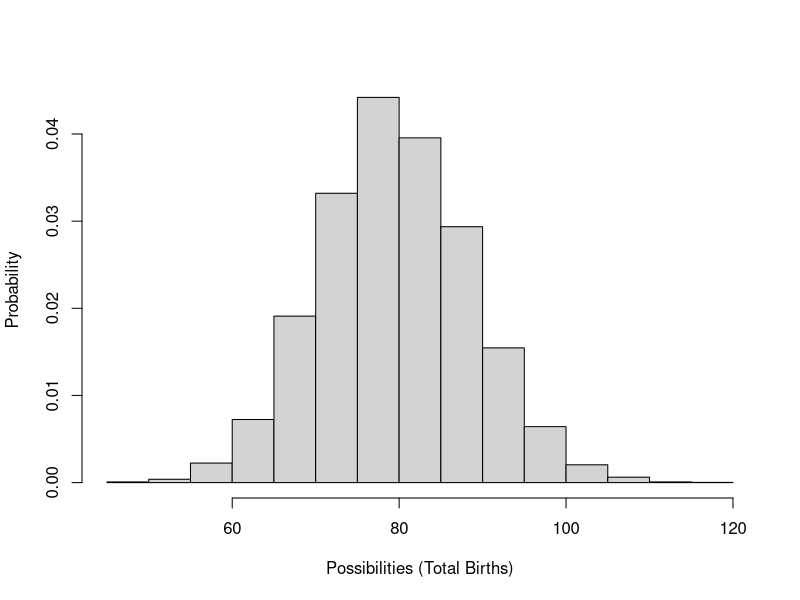
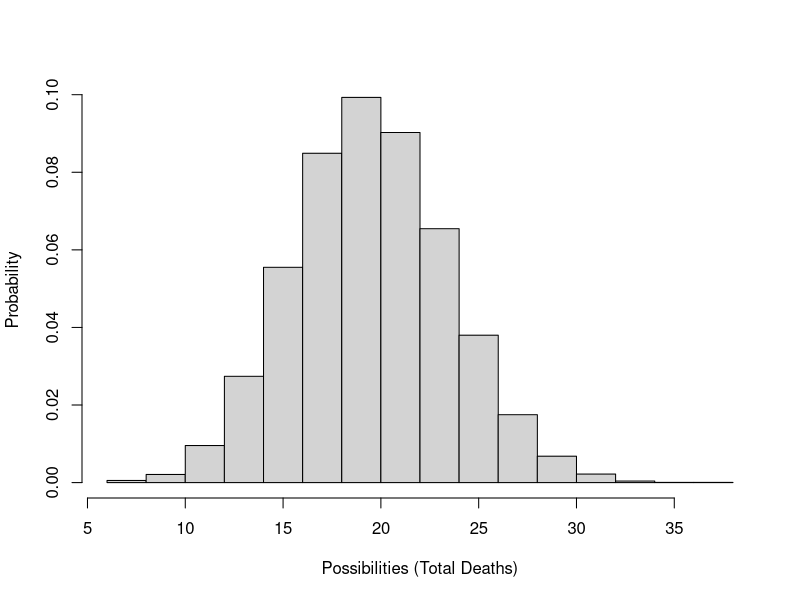
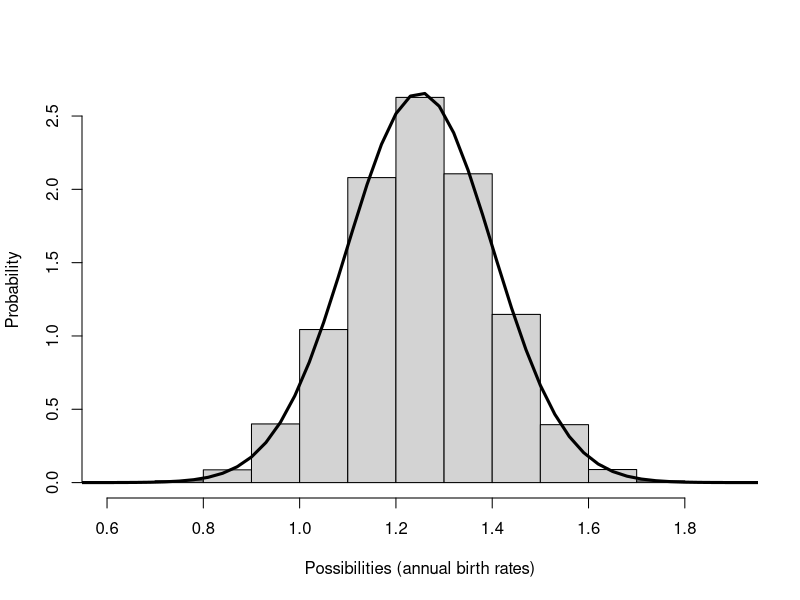
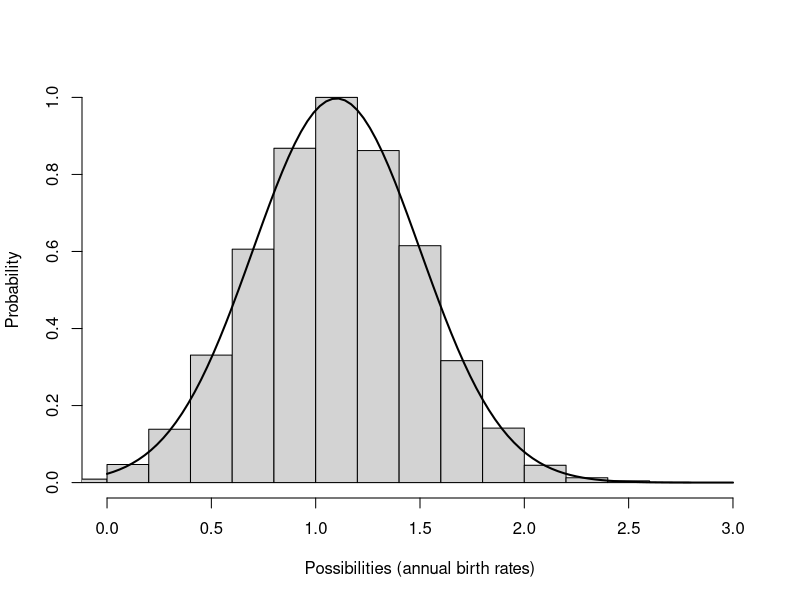

R code for these plots, in order:

#  NRES 470, Lab 5    ------------------------------------                          
#  University of Nevada, Reno                        
#  Stochasticity and Uncertainty        


# Review random number generators in R ----------------------

# Poisson distribution (often used for modeling total annual births in a population)

hist(rpois(10000,(100*0.8)),main="",freq = F,ylab="Probability",xlab="Possibilities (Total Births)")


# Binomial distribution (often used to represent total survivors or deaths in a population model )

hist(rbinom(10000,100,0.2),main="",xlab="Possibilities (Total Deaths)",freq = F,ylab="Probability")


# Normal distribution (often used to model environmental stochasticity)

hist(rnorm(10000,mean=1.25,sd=0.15),main="",freq=F,xlab="Possibilities (annual birth rates)",ylab="Probability")
curve(dnorm(x,1.25,0.15),0,3,lwd=3,add=T)


hist(rnorm(10000,mean=1.1,sd=0.4),main="",freq=F,xlab="Possibilities (annual birth rates)",ylab="Probability",xlim=c(0,3))
curve(dnorm(x,1.1,0.4),0,3,add=T,lwd=2)

